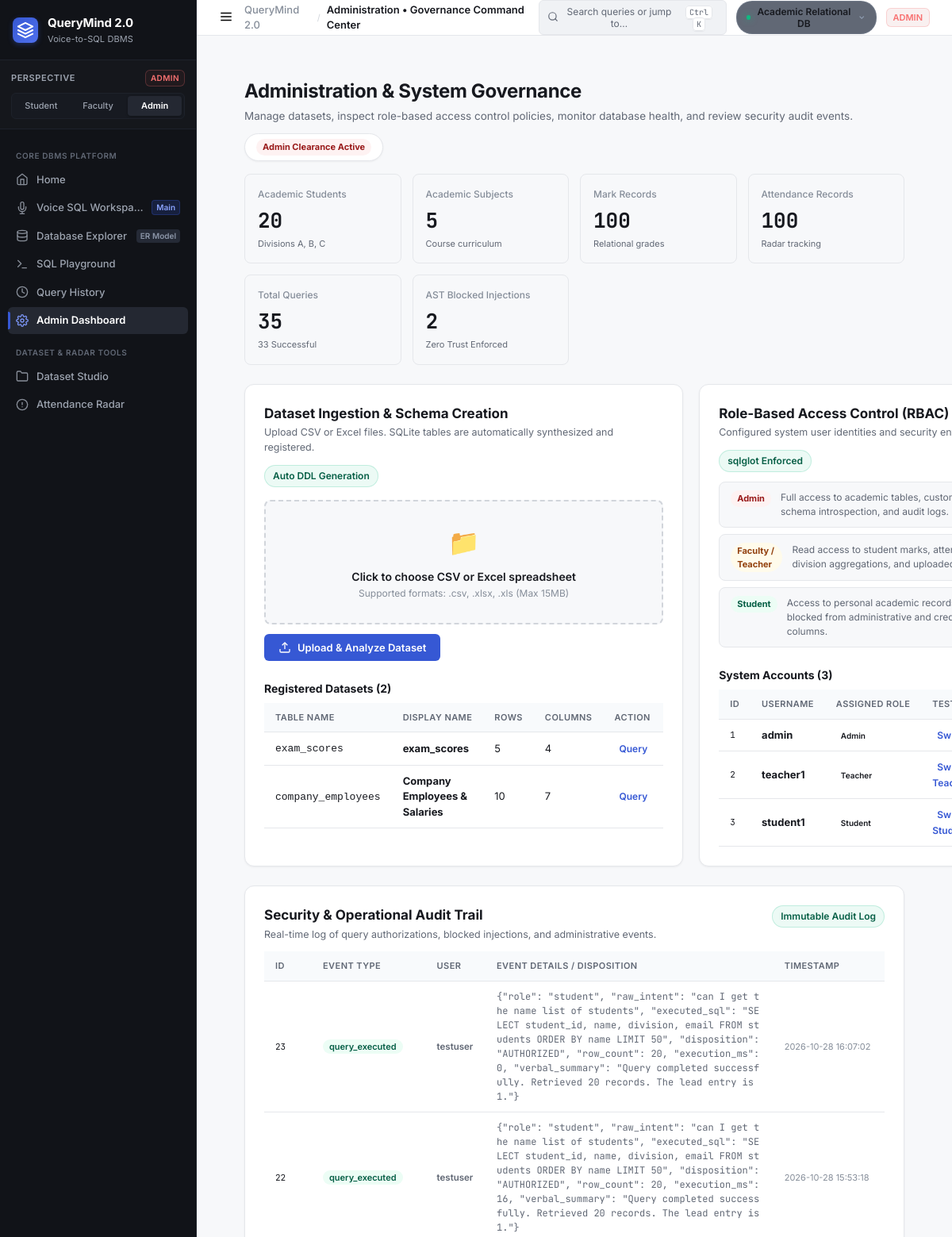
/admin (upper part), run on an earlier commit of the app's database.
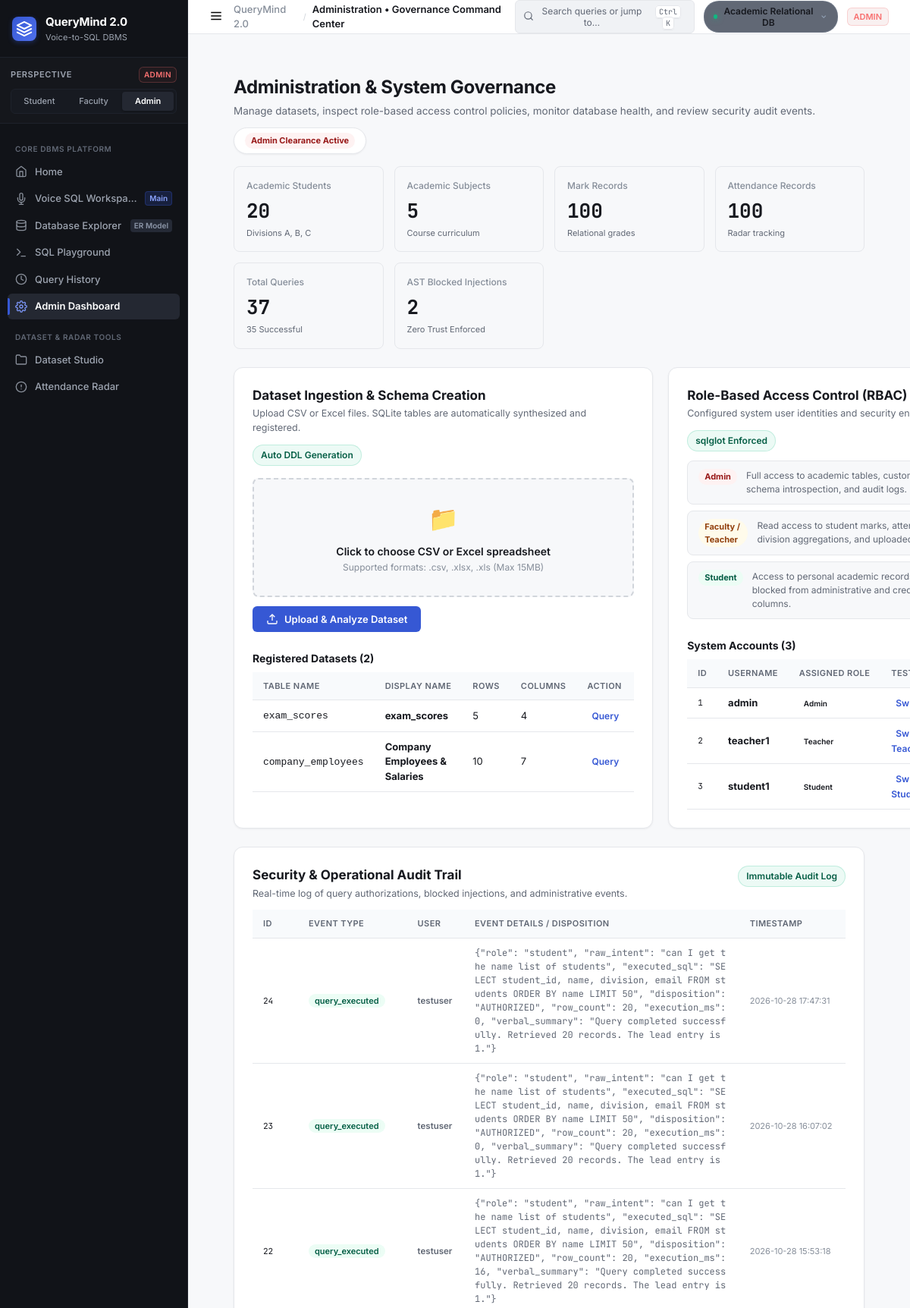
And on a later commit of the database.
### tables this page shows
CREATE TABLE dataset_registry (
            id           INTEGER PRIMARY KEY AUTOINCREMENT,
            table_name   TEXT NOT NULL UNIQUE,
            display_name TEXT NOT NULL,
            row_count    INTEGER DEFAULT 0,
            col_count    INTEGER DEFAULT 0,
            columns_json TEXT,
            uploaded_by  TEXT,
            uploaded_at  TEXT DEFAULT (datetime('now'))
        );

CREATE TABLE app_users (
        user_id       INTEGER PRIMARY KEY AUTOINCREMENT,
        username      TEXT NOT NULL UNIQUE,
        password_hash TEXT NOT NULL,
        role          TEXT NOT NULL DEFAULT 'student'
    );

CREATE TABLE audit_logs (
        id         INTEGER PRIMARY KEY AUTOINCREMENT,
        event_type TEXT,
        user_id    INTEGER,
        username   TEXT,
        details    TEXT,
        timestamp  TEXT DEFAULT (datetime('now'))
    );

### app.py (the view)
@app.route("/admin")
@login_required
def admin_dashboard():
    stats = get_system_stats()
    uploaded_datasets = get_uploaded_datasets()
    app_users = get_app_users()
    audit_logs = get_audit_logs(100)
    return render_template(
        "admin_dashboard.html",
        stats=stats,
        uploaded_datasets=uploaded_datasets,
        app_users=app_users,
        audit_logs=audit_logs,
    )

### app.py (called while the page is built, shortened)
def login_required(f):
    from functools import wraps
    @wraps(f)
    def wrapper(*args, **kwargs):
        if "user_id" not in session:
            flash("Please log in to continue.", "warning")
            return redirect(url_for("login"))
        return f(*args, **kwargs)
    return wrapper

@app.before_request
def ensure_default_session():
    if "user_id" not in session:
        session["user_id"] = 1
        session["username"] = "admin"
        session["role"] = "admin"

@app.context_processor
def inject_global_ui_context():
    try:
        datasets = get_uploaded_datasets()
    except Exception:
        datasets = []
    active_table = session.get("active_dataset_table", "academic")
    active_name = "Academic Relational DB"
    if active_table == "all":
        active_name = "All Connected Tables"
    return {
        "current_role": session.get("role", "admin"),
        "current_username": session.get("username", "admin"),
        "global_datasets": datasets,
        "active_dataset_table": active_table,
        "active_dataset_name": active_name,
    }

### templates/admin_dashboard.html (shortened to what the changed rows need)
{% extends "base.html" %}
{% block content %}
<div class="page-container admin-container">
  <div class="explorer-header-bar">
    <div class="ehb-left">
      <h1 class="page-heading">Administration &amp; System Governance</h1>
    </div>
  </div>
  <div class="stats-row-grid mt-4">
    <div class="stat-cell">
      <span class="stat-label">Total Queries</span>
      <span class="stat-number">{{ stats.total_queries if stats else 0 }}</span>
      <span class="stat-meta">{{ stats.success_queries if stats else 0 }} Successful</span>
    </div>
  </div>
  <div class="admin-grid-2col mt-6">
    <div class="workspace-card">
      <div class="card-title-row">
        <div class="card-title-group">
          <h2 class="card-main-title">Dataset Ingestion &amp; Schema Creation</h2>
        </div>
      </div>
      <div class="table-scroll-container mt-2">
        <table class="data-table-modern">
          <thead>
            <tr>
              <th>Table Name</th>
              <th>Display Name</th>
              <th>Rows</th>
              <th>Columns</th>
              <th>Action</th>
            </tr>
          </thead>
          <tbody>
            {% if uploaded_datasets %}
              {% for ds in uploaded_datasets %}
              <tr>
                <td><code>{{ ds.table_name }}</code></td>
                <td><strong>{{ ds.display_name }}</strong></td>
                <td>{{ ds.row_count }}</td>
                <td>{{ ds.col_count }}</td>
                <td>
                  <a href="{{ url_for('voice_sql_workspace') }}?table={{ ds.table_name }}" class="btn-table-action" title="Query in Voice Workspace">Query</a>
                </td>
              </tr>
              {% endfor %}
            {% else %}
              <tr>
                <td colspan="5" class="text-center text-muted py-4">No custom datasets uploaded yet.</td>
              </tr>
            {% endif %}
          </tbody>
        </table>
      </div>
    </div>
    <div class="workspace-card">
      <div class="card-title-row">
        <div class="card-title-group">
          <h2 class="card-main-title">Role-Based Access Control (RBAC)</h2>
        </div>
      </div>
      <div class="table-scroll-container mt-2">
        <table class="data-table-modern">
          <thead>
            <tr>
              <th style="width: 50px;">ID</th>
              <th>Username</th>
              <th>Assigned Role</th>
              <th>Test Perspective</th>
            </tr>
          </thead>
          <tbody>
            {% if app_users %}
              {% for u in app_users %}
              <tr>
                <td class="row-num">{{ u.user_id }}</td>
                <td><strong>{{ u.username }}</strong></td>
                <td>
                  <span class="badge-cat badge-cat-{{ u.role }}">{{ u.role|title }}</span>
                </td>
                <td>
                  <a href="{{ url_for('switch_role', target_role=u.role) }}" class="btn-table-action">
                    Switch to {{ u.role|title }}
                  </a>
                </td>
              </tr>
              {% endfor %}
            {% else %}
              <tr>
                <td colspan="4" class="text-center text-muted py-4">No users configured.</td>
              </tr>
            {% endif %}
          </tbody>
        </table>
      </div>
    </div>
  </div>
  <div class="workspace-card mt-6 mb-12">
    <div class="card-title-row">
      <div class="card-title-group">
        <h2 class="card-main-title">Security &amp; Operational Audit Trail</h2>
      </div>
    </div>
    <div class="table-scroll-container mt-3">
      <table class="data-table-modern">
        <thead>
          <tr>
            <th style="width: 60px;">ID</th>
            <th>Event Type</th>
            <th>User</th>
            <th>Event Details / Disposition</th>
            <th>Timestamp</th>
          </tr>
        </thead>
        <tbody>
          {% if audit_logs %}
            {% for evt in audit_logs[:50] %}
            <tr>
              <td class="row-num">{{ evt.id }}</td>
              <td>
                {% if 'blocked' in evt.event_type or 'denied' in evt.event_type %}
                <span class="badge-status-blocked">{{ evt.event_type }}</span>
                {% elif 'upload' in evt.event_type %}
                <span class="badge-status-nomatch">{{ evt.event_type }}</span>
                {% else %}
                <span class="badge-status-success">{{ evt.event_type }}</span>
                {% endif %}
              </td>
              <td><span class="badge-user">{{ evt.username if evt.username else 'system' }}</span></td>
              <td style="max-width: 400px; font-size: 12px; font-family: var(--font-mono); color: var(--text-secondary); word-break: break-all;">
                {{ evt.details if evt.details else '&mdash;' }}
              </td>
              <td style="font-size: 11px; color: var(--text-muted); white-space: nowrap;">{{ evt.timestamp }}</td>
            </tr>
            {% endfor %}
          {% else %}
            <tr>
              <td colspan="5" class="text-center text-muted py-4">No audit events recorded yet.</td>
            </tr>
          {% endif %}
        </tbody>
      </table>
    </div>
  </div>
</div>
{% endblock %}

What changed in the data, as far as the page shows it:
added audit_logs: id "24", event_type "query_executed", username "testuser", details "{\"role\": \"student\", \"raw_intent\": \"can I get the name list of students\", \"executed_sql\": \"SELECT student_id, name, division, email FROM students ORDER BY name LIMIT 50\", \"disposition\": \"AUTHORIZED\", \"row_count\": 20, \"execution_ms\": 0, \"verbal_summary\": \"Query completed successfully. Retrieved 20 records. The lead entry is 1.\"}", timestamp "2026-10-28 17:47:31"
Also different on the page:
{{ stats.total_queries if stats else 0 }}: "35" → "37"
{{ stats.success_queries if stats else 0 }}: "33" → "35"
